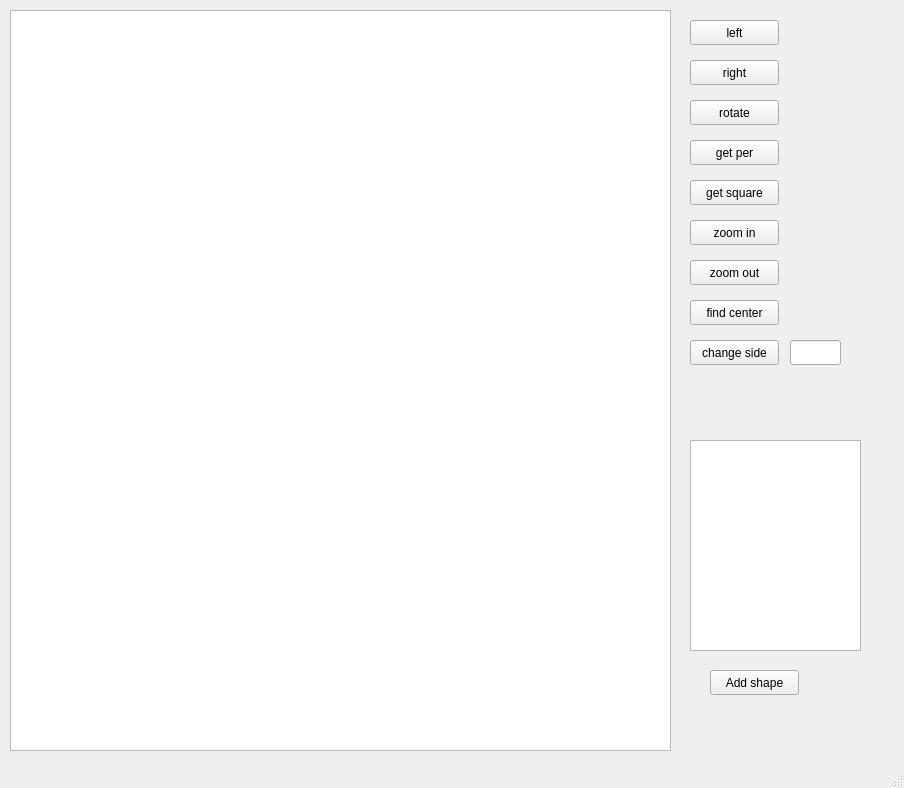
<?xml version="1.0" encoding="UTF-8"?>
<ui version="4.0">
 <class>MainWindow</class>
 <widget class="QMainWindow" name="MainWindow">
  <property name="geometry">
   <rect>
    <x>0</x>
    <y>0</y>
    <width>904</width>
    <height>788</height>
   </rect>
  </property>
  <property name="windowTitle">
   <string>MainWindow</string>
  </property>
  <widget class="QWidget" name="centralwidget">
   <widget class="QGraphicsView" name="graphicsView">
    <property name="geometry">
     <rect>
      <x>10</x>
      <y>10</y>
      <width>661</width>
      <height>741</height>
     </rect>
    </property>
   </widget>
   <widget class="QPushButton" name="pushButton">
    <property name="geometry">
     <rect>
      <x>690</x>
      <y>20</y>
      <width>89</width>
      <height>25</height>
     </rect>
    </property>
    <property name="text">
     <string>left</string>
    </property>
   </widget>
   <widget class="QPushButton" name="pushButton_2">
    <property name="geometry">
     <rect>
      <x>690</x>
      <y>60</y>
      <width>89</width>
      <height>25</height>
     </rect>
    </property>
    <property name="text">
     <string>right</string>
    </property>
   </widget>
   <widget class="QPushButton" name="rotate">
    <property name="geometry">
     <rect>
      <x>690</x>
      <y>100</y>
      <width>89</width>
      <height>25</height>
     </rect>
    </property>
    <property name="text">
     <string>rotate</string>
    </property>
   </widget>
   <widget class="QPushButton" name="get_per">
    <property name="geometry">
     <rect>
      <x>690</x>
      <y>140</y>
      <width>89</width>
      <height>25</height>
     </rect>
    </property>
    <property name="text">
     <string>get per</string>
    </property>
   </widget>
   <widget class="QPushButton" name="get_square">
    <property name="geometry">
     <rect>
      <x>690</x>
      <y>180</y>
      <width>89</width>
      <height>25</height>
     </rect>
    </property>
    <property name="text">
     <string>get square</string>
    </property>
   </widget>
   <widget class="QLabel" name="per_label">
    <property name="geometry">
     <rect>
      <x>790</x>
      <y>140</y>
      <width>67</width>
      <height>17</height>
     </rect>
    </property>
    <property name="text">
     <string/>
    </property>
   </widget>
   <widget class="QLabel" name="square_label">
    <property name="geometry">
     <rect>
      <x>790</x>
      <y>180</y>
      <width>67</width>
      <height>17</height>
     </rect>
    </property>
    <property name="text">
     <string/>
    </property>
   </widget>
   <widget class="QPushButton" name="get_square_2">
    <property name="geometry">
     <rect>
      <x>690</x>
      <y>220</y>
      <width>89</width>
      <height>25</height>
     </rect>
    </property>
    <property name="text">
     <string>zoom in</string>
    </property>
   </widget>
   <widget class="QPushButton" name="get_square_3">
    <property name="geometry">
     <rect>
      <x>690</x>
      <y>260</y>
      <width>89</width>
      <height>25</height>
     </rect>
    </property>
    <property name="text">
     <string>zoom out</string>
    </property>
   </widget>
   <widget class="QPushButton" name="get_square_4">
    <property name="geometry">
     <rect>
      <x>690</x>
      <y>300</y>
      <width>89</width>
      <height>25</height>
     </rect>
    </property>
    <property name="text">
     <string>find center</string>
    </property>
   </widget>
   <widget class="QPushButton" name="get_square_5">
    <property name="geometry">
     <rect>
      <x>690</x>
      <y>340</y>
      <width>89</width>
      <height>25</height>
     </rect>
    </property>
    <property name="text">
     <string>change side</string>
    </property>
   </widget>
   <widget class="QLineEdit" name="side_edit">
    <property name="geometry">
     <rect>
      <x>790</x>
      <y>340</y>
      <width>51</width>
      <height>25</height>
     </rect>
    </property>
   </widget>
   <widget class="QGraphicsView" name="graphicsView_2">
    <property name="geometry">
     <rect>
      <x>690</x>
      <y>440</y>
      <width>171</width>
      <height>211</height>
     </rect>
    </property>
   </widget>
   <widget class="QPushButton" name="pushButton_3">
    <property name="geometry">
     <rect>
      <x>710</x>
      <y>670</y>
      <width>89</width>
      <height>25</height>
     </rect>
    </property>
    <property name="text">
     <string>Add shape</string>
    </property>
   </widget>
  </widget>
  <widget class="QMenuBar" name="menubar">
   <property name="geometry">
    <rect>
     <x>0</x>
     <y>0</y>
     <width>904</width>
     <height>22</height>
    </rect>
   </property>
  </widget>
  <widget class="QStatusBar" name="statusbar"/>
 </widget>
 <resources/>
 <connections/>
</ui>
